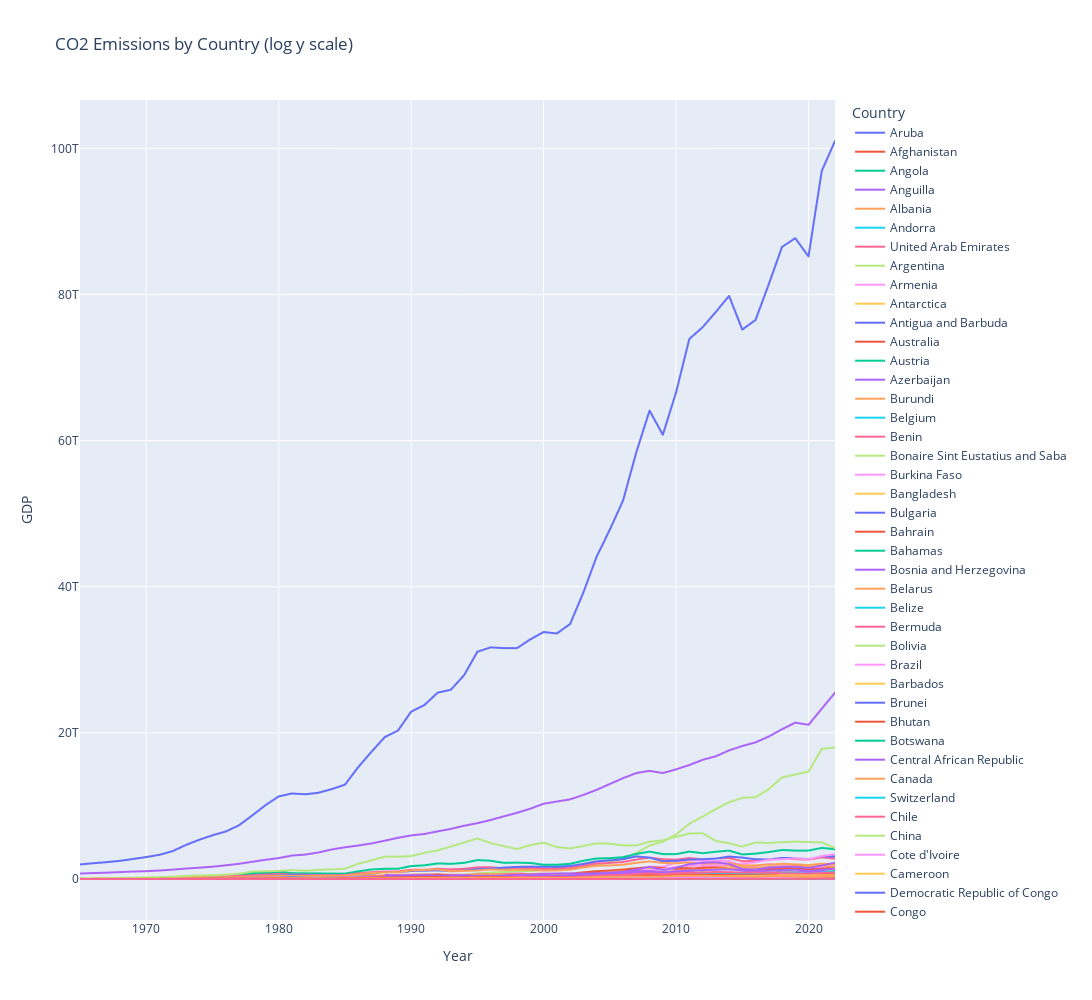

Notebook code cell kept with this figure:
### Code cell
# Line plot showing multiple variables over time
# Normalize the variables to compare trends
fig = px.line(dataset, 
              x='Year',              # specify x-axis column
              y='GDP',  # specify y-axis column
              color='Country',          # use this to create different lines per country
              title='CO2 Emissions by Country (log y scale)',
              width=1500,
              height=1000,
              log_y=False)
fig.show()
